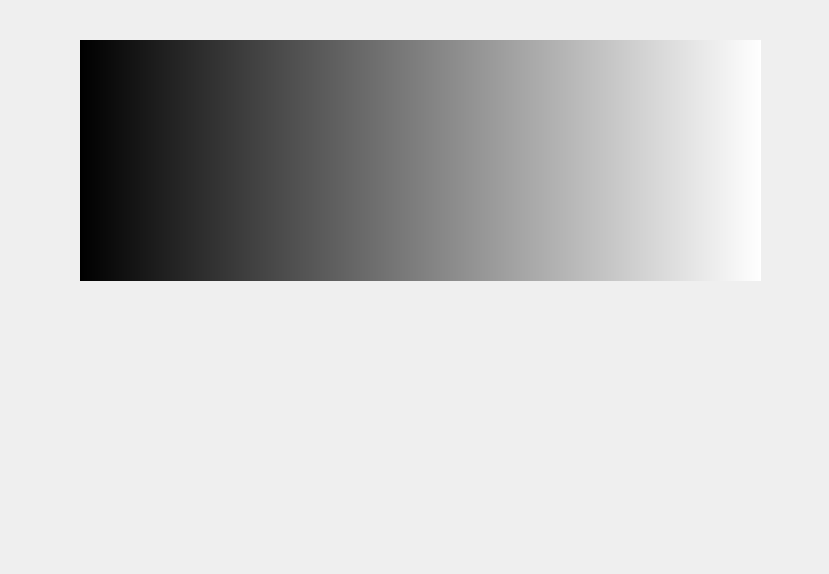
<?xml version="1.0" encoding="UTF-8"?>
<ui version="4.0">
 <class>color_temp</class>
 <widget class="QWidget" name="color_temp">
  <property name="geometry">
   <rect>
    <x>0</x>
    <y>0</y>
    <width>829</width>
    <height>574</height>
   </rect>
  </property>
  <property name="windowTitle">
   <string>color_temp</string>
  </property>
  <property name="toolTip">
   <string/>
  </property>
  <widget class="QWidget" name="widget" native="true">
   <property name="geometry">
    <rect>
     <x>80</x>
     <y>40</y>
     <width>681</width>
     <height>241</height>
    </rect>
   </property>
   <property name="styleSheet">
    <string notr="true">background-color: qlineargradient(spread:pad, x1:0, y1:0, x2:1, y2:0, stop:0 rgba(0, 0, 0, 255), stop:1 rgba(255, 255, 255, 255));</string>
   </property>
  </widget>
 </widget>
 <resources/>
 <connections/>
</ui>
